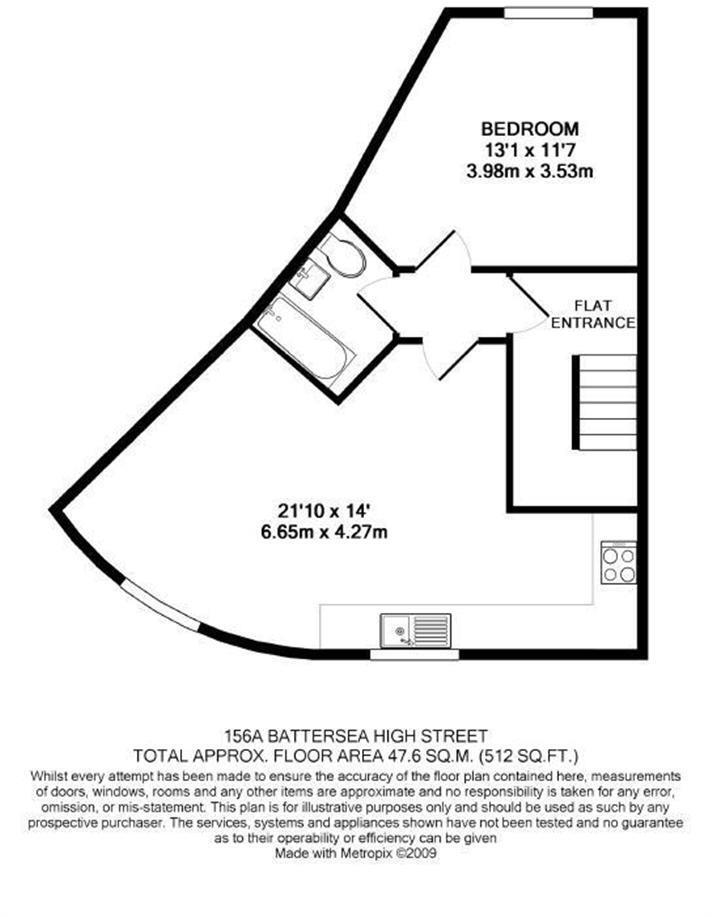
#> input picture tests/fixtures/floorplans/161883434.jpg, 712 x 917 px
$ python -i compass.py   (imports and definitions only)
#> lines starting #> are read from the running program, lines starting #| are printed output that depends on the picture; after the words box and inside, x2 and y2 are one past the last pixel; in counts of white or black regions, pixels touching at a corner belong together
#> further down, picture is the input picture: PIL image 712x917 L; min 0, max 255, mean 237
"""Measuring a floorplan's north indicator, deterministically.

The model is asked where the compass is. Everything after that is arithmetic,
which is the division that has worked everywhere else in this app: `epc_band_source`
is derived from the image we sent rather than asked for, `aspect_from_bearings`
does the rotation in code, and the floor area is converted in `render_reading`.
Perception is the model's job. Measurement is not.

There is a reason to push it this far here rather than trusting a second reading.
A north indicator is drawn in one of three ways, and each carries the direction
in a different place:

1. **A plain arrow.** North is where the head points. The shaft gives an axis and
   the head says which end of it, so both come out of the ink itself.
2. **A circle with a radial line and an N beside it.** North is the direction
   from the circle to the letter. The letter is usually rotated so that its own
   upright points north as well, which gives two independent measurements of the
   same angle - and where they agree, that agreement is evidence no single
   reading of any kind can produce.
3. **A rose with letters at its points.** Same as (2), except the letters are
   often at the diagonals, which is the case that defeated the model: on a
   434x378 plan it read a rose whose N sits at the lower left as "north is up",
   twice, so agreeing with itself proved nothing.

**The upright N is the interesting case, and the reason the two estimators are
kept separate.** Where the letter is drawn upright, its rotation says nothing
about north - every plan with an upright N would measure zero - so a pipeline
that averaged the two would quietly answer "north is up" on exactly the drawings
that trapped the model. `glyph_rotation` therefore abstains rather than returning
zero, and the position estimator carries the answer alone.

Nothing here calls a model or touches the network.
"""

from __future__ import annotations

import math
from dataclasses import dataclass
from typing import Literal

import numpy as np
from PIL import Image, ImageDraw
from scipy import ndimage

# Ink is dark on white. Floorplans are line drawings, so anything but a very
# generous threshold loses thin strokes to antialiasing and JPEG ringing.
INK_BELOW = 160

# A letter is small. The indicator body - arrow, circle, rose - is the big thing
# in the crop, and these bound what may be considered a letter, as a fraction of
# the crop's larger side.
LETTER_MIN_SIDE = 0.04
LETTER_MAX_SIDE = 0.45

# Every 5 degrees. Finer buys nothing: the answer is rounded to one of eight
# compass points by `aspect_from_bearings`, which is a 45 degree bucket.
ROTATION_STEP = 5

# How far from upright a letter may sit before its rotation is taken as
# deliberate. Wider than it looks because it has to swallow the measurement's own
# error: the rotation search steps in 5 degrees and carries about 5 more of
# systematic bias, so a letter drawn 16 degrees off vertical measures 25. Erring
# wide is the safe direction - calling a turned letter upright costs only the
# confirmation, while calling an upright letter turned would invent a bearing
# out of a draughtsman's wobble.
UPRIGHT_WITHIN = 25

# Below this, the best-matching rotation is not a letter N at all. Drawn letters
# score 0.89 to 0.90 against the template and a whole arrow scores 0.72, so this
# sits in the gap rather than at either end of it. It is a real cut: raise it and
# genuine letters on scanned, JPEG-blurred plans start to fall through; lower it
# and an arrowhead is read as an N, which would put north 90 degrees out.
MATCH_FLOOR = 0.80

# Two estimators this far apart are not measuring the same indicator.
AGREEMENT_WITHIN = 30


@dataclass(frozen=True)
class Bearing:
    """Where north points, in degrees clockwise from the top of the image."""

    degrees: float
    # How it was arrived at, which is what a human needs to audit a wrong one.
    method: Literal["letter-and-position", "position", "letter", "arrow"]
    # True when the N is drawn upright, so its rotation carried no information
    # and the position estimator answered alone. This is the case that produced
    # the wrong readings the deterministic path exists to catch, and it is
    # reported rather than hidden.
    upright_letter: bool = False
    # Set only where two independent estimators ran; the angle between them.
    disagreement: float | None = None


def _ink(image: Image.Image) -> np.ndarray:
    """The crop as a boolean array, True where there is ink."""
    return np.asarray(image.convert("L"), dtype=np.uint8) < INK_BELOW
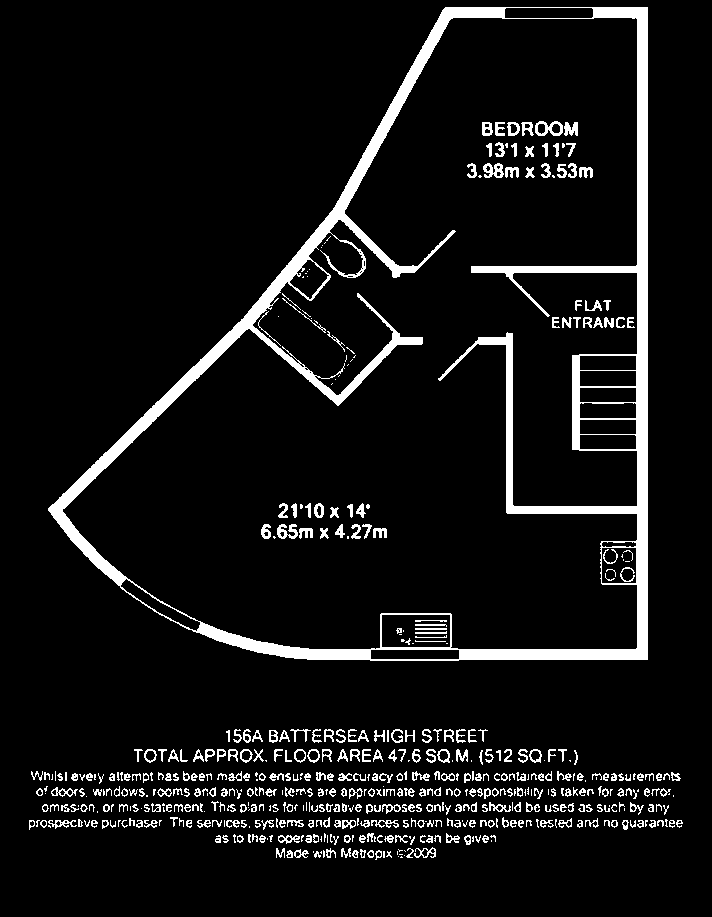
#> returned value: shape (917, 712) bool; 7.5% white; 548 white regions (169 under 20 px), largest, box (x1, y1, x2, y2) and area: (48, 7, 648, 661) 31092, (535, 121, 563, 136) 218, (483, 163, 504, 178) 196


def _bearing_between(centre: tuple[float, float], point: tuple[float, float]) -> float:
    """Clockwise from the top of the image, which is how every bearing here reads.

    Rows increase downwards, so the vertical term is negated: a point directly
    above the centre must read 0 and not 180.
    """
    row_from, column_from = centre
    row_to, column_to = point
    return math.degrees(math.atan2(column_to - column_from, row_from - row_to)) % 360


def _angle_between(first: float, second: float) -> float:
    """The smaller angle between two bearings, 0 to 180."""
    return abs((first - second + 180) % 360 - 180)


# [11 lines left out: function _mean_bearing, not called in this run]


def _letter_n(size: int) -> np.ndarray:
    """An upright letter N, drawn rather than typeset.

    Three strokes, drawn with ImageDraw, so the template is identical on every
    machine. A font would be neither: another machine and the development laptop
    have different ones installed, and a template that changes with the host is
    a measurement that changes with the host.
    """
    image = Image.new("L", (size, size), 255)
    draw = ImageDraw.Draw(image)
    width = max(1, size // 8)
    inset = max(1, size // 6)
    left, right = inset, size - inset
    top, bottom = inset, size - inset
    draw.line([(left, bottom), (left, top)], fill=0, width=width)
    draw.line([(left, top), (right, bottom)], fill=0, width=width)
    draw.line([(right, bottom), (right, top)], fill=0, width=width)
    return np.asarray(image, dtype=np.uint8) < INK_BELOW


def _correlation(candidate: np.ndarray, template: np.ndarray) -> float:
    """Agreement between two glyph masks of the same shape, 0 to 1.

    Both are blurred first, and the score is the cosine between them. Comparing
    the strokes directly does not work: a line drawing is mostly background, and
    two strokes three pixels apart - the same stroke, drawn by two draughtsmen -
    overlap barely a third of their area. Blurring turns each stroke into a
    ridge, so a small displacement costs a little similarity instead of almost
    all of it.
    """
    blur = max(1.0, candidate.shape[0] / 16)
    first = ndimage.gaussian_filter(candidate.astype(float), blur).ravel()
    second = ndimage.gaussian_filter(template.astype(float), blur).ravel()
    norm = float(np.linalg.norm(first) * np.linalg.norm(second))
    if not norm:
        return 0.0
    return float(first @ second / norm)


def _normalised(mask: np.ndarray, size: int) -> np.ndarray:
    """A component scaled into a fixed square, keeping its proportions.

    Stretching the bounding box to fill the square instead - the obvious
    implementation - is wrong twice over. It makes a long thin arrow and a
    squarish letter into the same blob, so the arrow matched the letter template
    as well as a letter did; and because a rotated glyph has a different
    bounding box, the stretch skews it by an amount that depends on the angle,
    which put a systematic 15 degree bias on every reading.
    """
    rows = np.any(mask, axis=1)
    columns = np.any(mask, axis=0)
    if not rows.any() or not columns.any():
        return np.zeros((size, size), dtype=bool)
    top, bottom = np.where(rows)[0][[0, -1]]
    left, right = np.where(columns)[0][[0, -1]]
    height, width = bottom - top + 1, right - left + 1
    scale = (size - 2) / max(height, width)
    cropped = Image.fromarray((mask[top : bottom + 1, left : right + 1] * 255).astype(np.uint8))
    shrunk = cropped.resize((max(1, round(width * scale)), max(1, round(height * scale))), Image.LANCZOS)
    canvas = Image.new("L", (size, size), 0)
    canvas.paste(shrunk, ((size - shrunk.width) // 2, (size - shrunk.height) // 2))
    return np.asarray(canvas) > 127


def glyph_rotation(mask: np.ndarray, size: int = 48) -> tuple[float, float]:
    """The AXIS a glyph is turned along, 0 to 179, and how well it matches an N.

    Not a direction, and this is a property of the letter rather than a
    limitation of the method: N has two-fold rotational symmetry. Turn one
    upside down and it is an N again, so no amount of looking at the glyph can
    distinguish north from south. An N lying on its side is on the 90 degree
    axis, and whether north is left or right is a question only its position
    beside the indicator can answer.

    Worth stating plainly because the obvious pipeline - read the letter, report
    where it points - is unfixable, not merely inaccurate. The letter confirms
    an axis; the position chooses the end of it.
    """
    best_angle, best_score = 0.0, 0.0
    template = _letter_n(size)
    glyph = _normalised(mask, size)
    picture = Image.fromarray((glyph * 255).astype(np.uint8))
    for angle in range(0, 180, ROTATION_STEP):
        # Rotating the glyph back by `angle` uprights a glyph whose own upright
        # points at `angle` clockwise. PIL turns anticlockwise for a positive
        # argument, which is that same direction once the row axis is flipped.
        turned = np.asarray(picture.rotate(angle, resample=Image.BILINEAR, fillcolor=0)) > 127
        score = _correlation(_normalised(turned, size), template)
        if score > best_score:
            best_angle, best_score = float(angle), score
    return best_angle, best_score


def _components(ink: np.ndarray) -> list[tuple[np.ndarray, tuple[float, float], float]]:
    """Each blob of ink as (mask, centroid, longest side in pixels)."""
    labels, count = ndimage.label(ink)
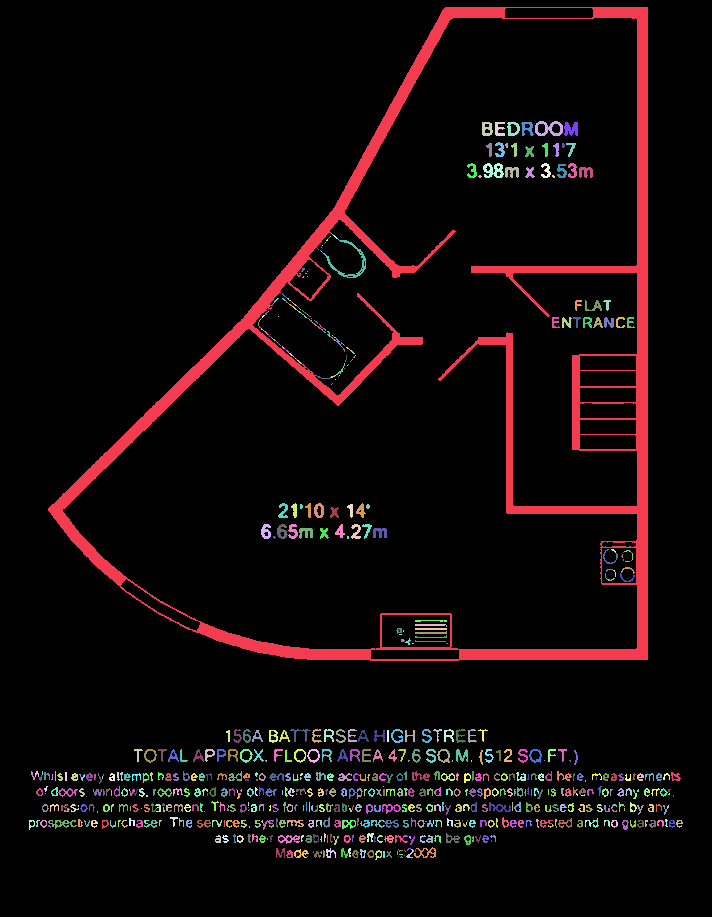
#> labels: shape (917, 712) int32; 744 distinct labels, from 0 to 743; one colour per label, 0 black
#> count = 743
    found = []
    for index in range(1, count + 1):
        mask = labels == index
        rows, columns = np.where(mask)
        if not len(rows):
            continue
        side = max(rows.max() - rows.min(), columns.max() - columns.min()) + 1
        found.append((mask, (float(rows.mean()), float(columns.mean())), float(side)))
#> this loop made 743 passes
#> (rows, columns, side) on passes 10, 25, 26: ([143, 143, 144, 144, 144, 145, 145, 145, 146, 146, 147, 147], [506, 507, 505, 506, 507, 505, 506, 507, 506, 507, 506, 507], 5), ([175, 175, 176, 176, 176, 176, 177, 177], [479, 480, 478, 479, 480, 481, 479, 480], 4), ([175, 175, 176, 176, 176, 177, 177], [552, 553, 552, 553, 554, 553, 554], 3)
#> pass 1, in _components, `mask = labels == index`:
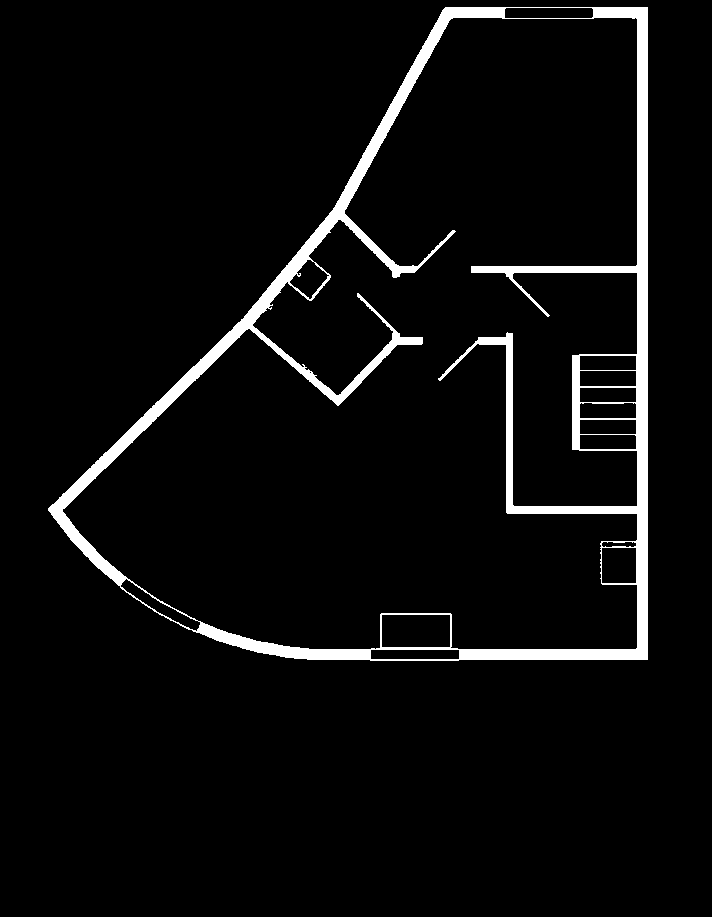
#> mask: shape (917, 712) bool; 4.7% white; 1 white region, box (x1, y1, x2, y2) and area: (48, 7, 648, 661) 30720
#> pass 2, in _components, `mask = labels == index`:
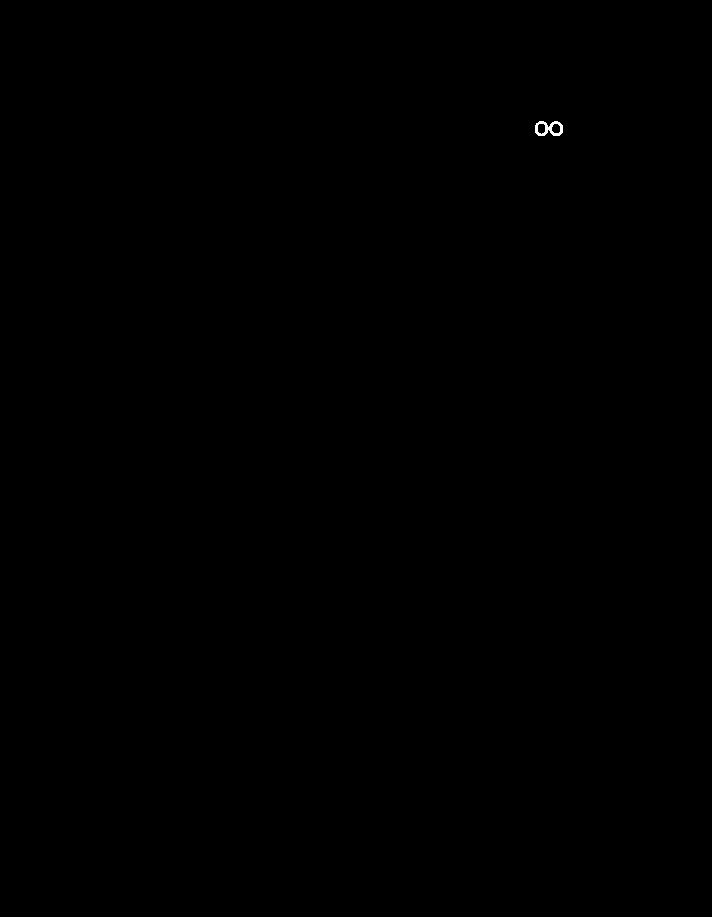
#> mask: shape (917, 712) bool; 0.03% white; 1 white region, box (x1, y1, x2, y2) and area: (535, 121, 563, 136) 218
#> after the loop, found = 743 items
    return found


def _arrow_bearing(mask: np.ndarray, centroid: tuple[float, float]) -> float | None:
    """Which way an arrow points, from its own ink.

    The principal axis gives the shaft's line but not its sense - a line looks
    the same from both ends. The head decides it: it is the wide part, so the
    half of the ink lying towards it is heavier, and the centroid sits nearer
    that end than the midpoint of the axis does.
    """
    rows, columns = np.where(mask)
    if len(rows) < 8:
        return None
    points = np.stack([rows - rows.mean(), columns - columns.mean()])
    # The eigenvector of the largest eigenvalue is the direction of most spread.
    _, vectors = np.linalg.eigh(np.cov(points))
    axis = vectors[:, -1]
    projections = points.T @ axis
    # The end whose extreme is further from the centre of mass is the tail; the
    # head is blunt and heavy, so it pulls the mean towards itself.
    if abs(projections.max()) == abs(projections.min()):
        return None
    towards = axis if abs(projections.min()) > abs(projections.max()) else -axis
    return _bearing_between(
        centroid, (centroid[0] + float(towards[0]), centroid[1] + float(towards[1]))
    )


def north_from_crop(image: Image.Image) -> Bearing | None:
    """Where north points in this crop, or None if nothing here says.

    The crop is expected to hold a north indicator and little else - it comes
    from a bounding box the model gave us, which is the one part of this that a
    model does better than a measurement.
    """
    ink = _ink(image)
    if not ink.any():
        return None
    blobs = _components(ink)
#> blobs = 743 items
    if not blobs:
        return None
    # Against the crop, not against the largest blob. A rose is drawn as four
    # separate points that touch only at a corner, so the biggest component is
    # one spike rather than the whole indicator, and sizing letters against it
    # rejected the letter for being nearly as large as a spike.
    span = max(image.size)

    best_letter_mask, best_letter, best_score, best_axis = None, None, 0.0, 0.0
    for mask, centroid, side in blobs:
        if not LETTER_MIN_SIDE * span <= side <= LETTER_MAX_SIDE * span:
            continue
        axis, score = glyph_rotation(mask)
        if score > best_score:
            best_letter_mask, best_letter, best_score, best_axis = mask, centroid, score, axis
#> this loop made 743 passes
#> side on pass 35: 43
#> best_letter_mask: shape (917, 712) bool; 0.04% white in thin lines or dots, all inside (x1, y1, x2, y2) = (323, 240, 366, 278)
#> after the loop, best_axis = 125; best_score = 0.712

    if best_letter is None or best_score < MATCH_FLOOR:
        # No letter worth trusting. An arrow carries the answer in its shape,
        # and the arrow is the largest thing here.
        body_mask, body_centroid, _ = max(blobs, key=lambda blob: blob[2])
#> body_centroid = (374.6, 443.9)
        bearing = _arrow_bearing(body_mask, body_centroid)
#> in _arrow_bearing, `_, vectors = np.linalg.eigh(np.cov(points))`: vectors = [[-0.567, -0.823], [-0.823, 0.567]]
#> in _arrow_bearing, `axis = vectors[:, -1]`: axis = [-0.823, 0.567]
#> in _arrow_bearing, `towards = axis if abs(projections.min()) > abs(projections.max()) else..`: towards = [0.823, -0.567]
#> in _bearing_between, `row_from, column_from = centre`: row_from = 374.6; column_from = 443.9
#> bearing = 214.6
        return None if bearing is None else Bearing(bearing, "arrow")

    # The indicator is everything that is not the letter, however many pieces it
    # is drawn in, and its centre is where the letter's bearing is measured from.
    body = np.logical_and(ink, np.logical_not(best_letter_mask))
    if not body.any():
        return None
    rows, columns = np.where(body)
    body_centroid = (float(rows.mean()), float(columns.mean()))

    from_position = _bearing_between(body_centroid, best_letter)
    # An axis of 0 is an upright letter, and an upright letter is how nearly
    # every rose is lettered. Its rotation is then a fact about the draughtsman
    # rather than about north, and position has to answer alone - which is
    # precisely the drawing that defeated the model, so it is reported.
    if min(best_axis, 180 - best_axis) <= UPRIGHT_WITHIN:
        return Bearing(from_position, "position", upright_letter=True)

    # The axis offers two bearings 180 apart. Position says which end.
    ends = (best_axis, (best_axis + 180) % 360)
    nearer = min(ends, key=lambda end: _angle_between(end, from_position))
    apart = _angle_between(nearer, from_position)
    if apart > AGREEMENT_WITHIN:
        # A turned letter that does not sit where it points. One of the two is
        # measuring something else - a stray glyph, or a body that is not the
        # indicator - so the weaker of them is dropped rather than averaged in.
        return Bearing(from_position, "position", disagreement=apart)
    return Bearing(
        _mean_bearing(from_position, nearer), "letter-and-position", disagreement=apart
    )


# [42 lines left out: function outward_bearing, not called in this run]

>>> from PIL import Image
>>> picture = Image.open('../../tests/fixtures/floorplans/161883434.jpg')
>>> result = north_from_crop(picture)
